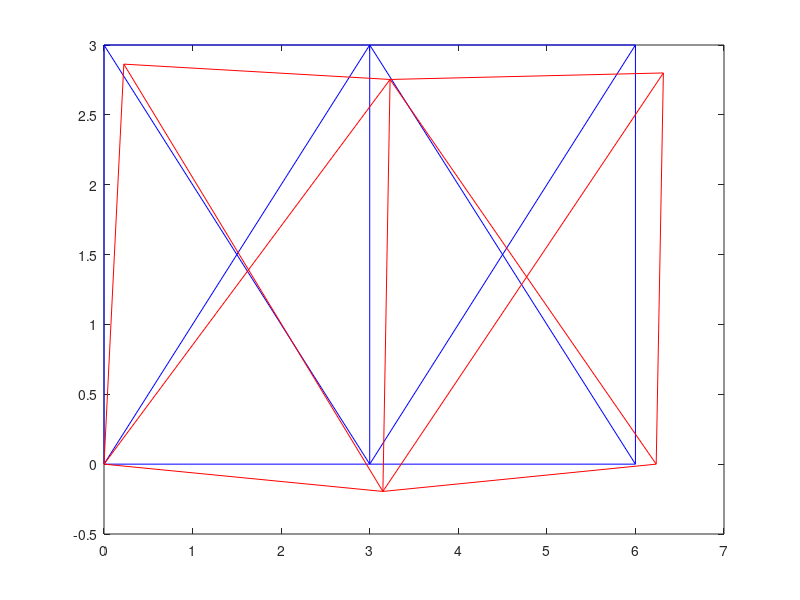

This figure's MATLAB source:
%%MATLAB CODE FOR FEA 2D TRUSS ELEMENT.

% 2D truss program                                                            

clc
clear all % clear memory
tic       % starts a stopwatch timer
% elements nodes
ele_nod=[1 2;1 3;2 3;2 4;1 4;3 4;3 6;4 5;4 6;3 5;5 6];
%number of elements
num_ele=size(ele_nod,1);
%number of nodes
num_nod=6;
% nodes coordinates
nod_coor=[0 0;0 3;3 0;3 3;6 0;6 3];
% elements degree of freedom (DOF) 
ele_dof=[1 2 3 4;1 2 5 6;3 4 5 6;...
3 4 7 8;1 2 7 8;5 6 7 8;5 6 11 12;...
7 8 9 10;7 8 11 12;5 6 9 10;9 10 11 12];
% A, E, L are cross sectional area, Young's modulus, length of elements,respectively.
A = ones(1,11);
A = 3*10^(-4) * A; %0.08333267
E = ones(1,11);
E = 70*10^9 * E; %36*10^7
% initial zero matrix for all matrices
displacement=zeros(2*num_nod,1);
force=zeros(2*num_nod,1);
stiffness=zeros(2*num_nod);
%applied loads at DOFs
force(4)=-1000000.0;
force(8)=-1000000.0;
force(11)=1000000.0;
force(12)=-1000000.0;
%Boundary conditions
displacement (1,1)=0.0;
displacement (2,1)=0.0;
displacement (10,1)=0.0;
% computation of the system stiffness matrix
for e=1:num_ele
 L(e)=sqrt((nod_coor(ele_nod(e,2),1)-nod_coor(ele_nod(e,1),1))^2+...
      (nod_coor(ele_nod(e,2),2)-nod_coor(ele_nod(e,1),2))^2);
 C=(nod_coor(ele_nod(e,2),1)-nod_coor(ele_nod(e,1),1))/L(e);
 S=(nod_coor(ele_nod(e,2),2)-nod_coor(ele_nod(e,1),2))/L(e);
 k=(A(e)*E(e)/L(e)*[C*C C*S -C*C -C*S;C*S S*S -C*S -S*S;...
   -C*C -C*S C*C C*S; -C*S -S*S C*S S*S]);
   
% extract the rows of ele_dof (for each element e)
ele_dof_vec=ele_dof(e,:);
    for i=1:4
        for j=1:4
  stiffness(ele_dof_vec(1,i),ele_dof_vec(1,j))=...
  stiffness(ele_dof_vec(1,i),ele_dof_vec(1,j))+k(i,j);
        end
    end
end
% known force array
known_f_a=[3;4;5;6;7;8;9;11;12];
for i=1:size(known_f_a,1)
   dis_new(i,1)=displacement(known_f_a(i,1),1);
   force_new(i,1)=force(known_f_a(i,1),1);
end
for i=1:size(known_f_a,1)
    for j=1:size(known_f_a,1)
    stiff_new(i,j)=stiffness(known_f_a(i,1),known_f_a(j,1));
end
end
% solving the partitioned matrix 
dis_new=stiff_new\force_new;
for i=1:size(known_f_a,1)
  displacement(known_f_a(i,1),1)=dis_new(i,1);
end
% undeformed truss plot
for e=1:num_ele
    x=[nod_coor(ele_nod(e,1),1) nod_coor(ele_nod(e,2),1)];
    y=[nod_coor(ele_nod(e,1),2) nod_coor(ele_nod(e,2),2)];
plot(x,y,'b')
hold on
end
% known dicplacement array
known_dis_a=[1;2;10];
for i=1:size(known_dis_a,1)
    force(known_dis_a(i,1),1)=stiffness(known_dis_a(i,1),:)...
    *displacement;
end
% stress in elements
for e=1:num_ele
 L(e)=sqrt((nod_coor(ele_nod(e,2),1)-nod_coor(ele_nod(e,1),1))^2+...
      (nod_coor(ele_nod(e,2),2)-nod_coor(ele_nod(e,1),2))^2);
 C=(nod_coor(ele_nod(e,2),1)-nod_coor(ele_nod(e,1),1))/L(e);
 S=(nod_coor(ele_nod(e,2),2)-nod_coor(ele_nod(e,1),2))/L(e);
 stress(e)=(E(e)/L(e))*[-C -S C S]*displacement((ele_dof(e,:))');
end
disp('stiffness')
stiffness
disp('displacement')
displacement
disp('force')
force
disp('stress')
stress'
k=0;
for i=1:6
    for j=1:2
    k=k+1;
    nod_coor_def(i,j)=nod_coor(i,j)+displacement(k,1);
    end
end
%deformed truss plot
for e=1:num_ele
    x=[nod_coor_def(ele_nod(e,1),1) nod_coor_def(ele_nod(e,2),1)];
    y=[nod_coor_def(ele_nod(e,1),2) nod_coor_def(ele_nod(e,2),2)];
plot(x,y,'r')
hold on
end
toc